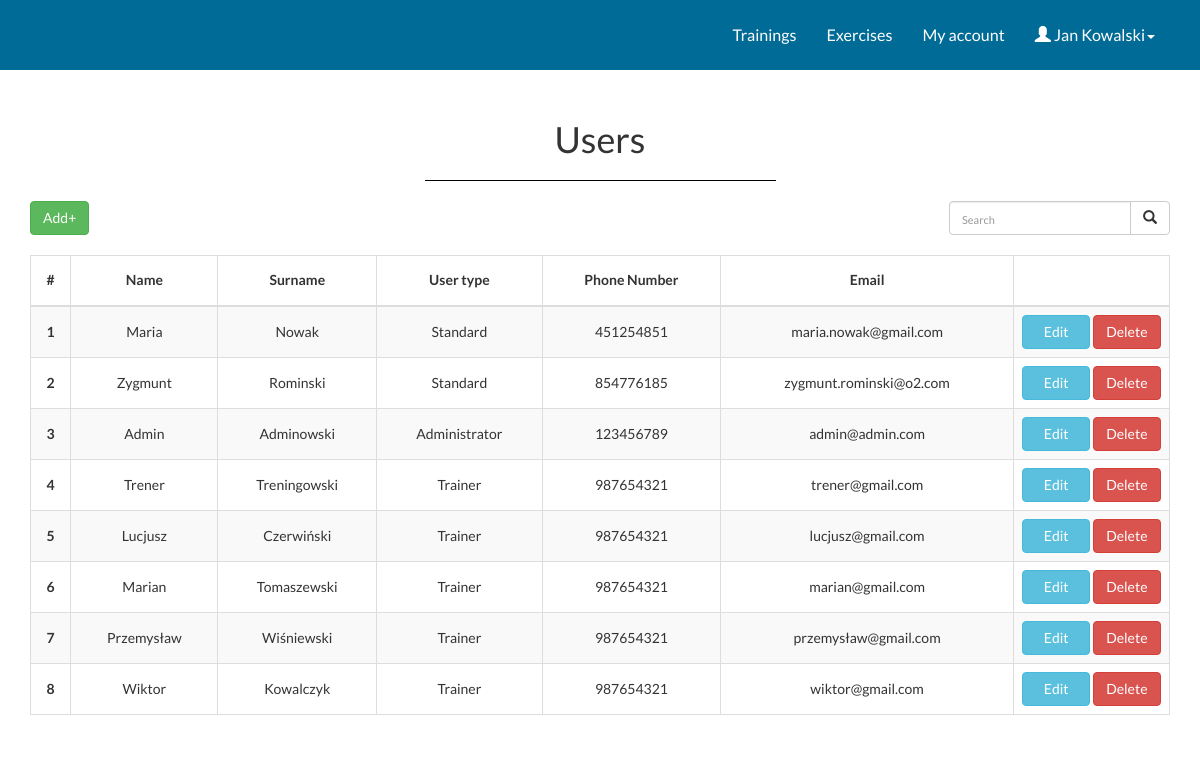
/users.php (signed in), run on the app's committed database.
### tables this page shows
CREATE TABLE Users
(
ID INTEGER NOT NULL AUTO_INCREMENT,
Name VARCHAR(20) NOT NULL,
Surname VARCHAR(50) NOT NULL,
Login VARCHAR(30) NOT NULL,
Password VARCHAR(30) NOT NULL,
User_type INTEGER,
Gender INTEGER NOT NULL,
Phone_number VARCHAR(15),
Email VARCHAR(50),
Height INTEGER,
Weight INTEGER,
CONSTRAINT Users_PK PRIMARY KEY (ID),
CONSTRAINT Users_Login_U UNIQUE (Login),
CONSTRAINT Users_Email_U UNIQUE (Email)
)DEFAULT CHARSET=utf8 COLLATE=utf8_polish_ci;

### users.php (the view, shortened to what this page needs)
<?php
$elements_on_page = 10;
if(isset($_GET['page']))
{
	$page = $_GET['page'];
}
else
{
	$page = 1;
}
require_once "connect.php";
?>
<!DOCTYPE html>
<html lang="pl">
<head>
	<link rel="stylesheet" href="https://maxcdn.bootstrapcdn.com/bootstrap/3.3.7/css/bootstrap.min.css">
 	<link rel="stylesheet" type="text/css" href="main.css">
</head>
<body>
 <?php include 'topbar.php';?>
 <div class="panel-heading">
   <div class="panel-title text-center">
      <h1 class="title">Users</h1>
    </div>
</div>
<div class="container">
<div class="row">
	<div class="col-xs-6">
		<button type="button" id="myBtn" class="btn btn-success">Add+</button><br/><br/>
	</div>
	<div class="col-xs-6 text-right">
<form class="navbar-form" style="margin: 0; padding-right: 0;" method="post" action="search_users.php">
	<div class="input-group add-on" style="text-align: right;">
		<input class="form-control" placeholder="Search" name="srch-term" id="srch-term" type="text" >
		<div class="input-group-btn">
			<button class="btn btn-default" type="submit" style="position: static;"><i class="glyphicon glyphicon-search"></i></button>
		</div>
	</div>
</form>
	</div>
</div>
<table class="table table-striped table-bordered table-responsive" >
  <thead>
    <tr>
      <th style="vertical-align: middle;">#</th>
      <th style="vertical-align: middle;">Name</th>
      <th style="vertical-align: middle;">Surname</th>
      <th style="vertical-align: middle;">User type</th>
      <th style="vertical-align: middle;">Phone Number</th>
      <th style="vertical-align: middle;">Email</th>
      <th class="buttons"></th>
    </tr>
  </thead>
<tbody>
<?php
$id_user = $_SESSION['id'];
try
{
	$connection = new mysqli($host, $db_user, $db_password, $db_name);
	if ($connection->connect_errno!=0)
	{
		throw new Exception(mysqli_connect_errno());
	}
	else
	{
		$result = $connection->query("SELECT ID, Name, Surname, User_type, Phone_number, Email FROM Users WHERE ID != '$id_user'");
		$i=1;
		while ($row = $result -> fetch_assoc())
		{
			$id = $row['ID'];
			$name = $row['Name'];
			$surname = $row['Surname'];
			$user_type = $row['User_type'];
			$phone_number = $row['Phone_number'];
			$email = $row['Email'];
			if($user_type == 1)
			{
				$user_type_word = 'Standard';
			}
			else if ($user_type == 2)
			{
				$user_type_word = 'Trainer';
			}
			else if ($user_type == 3)
			{
				$user_type_word = 'Administrator';
			}
			if($i>($page-1)*$elements_on_page && $i<=($page-1)*$elements_on_page+$elements_on_page)
			{
				echo "<tr style = \"vertical-align: middle;\">
				      <th style=\"vertical-align:middle;\" scope=\"row\">".$i."</th>
				      <td style=\"vertical-align:middle;\">".$name."</td>
				      <td style=\"vertical-align:middle;\">".$surname."</td>
				      <td style=\"vertical-align:middle;\">".$user_type_word."</td>
				      <td style=\"vertical-align:middle;\">".$phone_number."</td>
				      <td style=\"vertical-align:middle;\">".$email."</td>
				      <td style=\"vertical-align:middle;\">
				      <a href=\"edit_user.php?id_user=".$id."\" class=\"btn btn-info button-training\">Edit</a>
				      <a class=\"btn btn-danger button-training\" onclick = \"delete_user(".$id.")\" >Delete</a></td></tr>";
			}
			$i++;
		}
	}
}
catch(Exception $e)
{
	echo '<span style="color:red;">Server error</span>';
	echo '<br />Information for developers: '.$e;
}
?>
</tbody>
</table>
</div>
</body>
</html>

### main.css (style rules this page uses)
html, body { font-family: 'Lato', serif; background-color: #fff; }
input, input::-webkit-input-placeholder { font-size: 11px; padding-top: 3px; }
tr { height: 50px; }
th { text-align: center; margin-top: auto; margin-bottom: auto; vertical-align: middle; }
td { text-align: center; vertical-align: middle; margin-top: auto; margin-bottom: auto; }
.buttons { width: 156px; }
.button-training { width: 68px; }
.input-group-btn:last-child>.btn, .input-group-btn:last-child>.btn-group { z-index: none; margin-left: -1px; }
.input-group .form-control { position: static; }
.input-group-btn>.btn { position: static; }
.panel-heading { padding-bottom: 0; }

### data on the page
users: Name "Maria", Surname "Nowak", User_type "Standard", Phone_number "451254851", Email "maria.nowak@gmail.com"
users: Name "Zygmunt", Surname "Rominski", User_type "Standard", Phone_number "854776185", Email "zygmunt.rominski@o2.com"
users: Name "Admin", Surname "Adminowski", User_type "Administrator", Phone_number "123456789", Email "admin@admin.com"
users: Name "Trener", Surname "Treningowski", User_type "Trainer", Phone_number "987654321", Email "trener@gmail.com"
users: Name "Lucjusz", Surname "Czerwiński", User_type "Trainer", Phone_number "987654321", Email "lucjusz@gmail.com"
users: Name "Marian", Surname "Tomaszewski", User_type "Trainer", Phone_number "987654321", Email "marian@gmail.com"
users: Name "Przemysław", Surname "Wiśniewski", User_type "Trainer", Phone_number "987654321", Email "przemysław@gmail.com"
users: Name "Wiktor", Surname "Kowalczyk", User_type "Trainer", Phone_number "987654321", Email "wiktor@gmail.com"

### other printed values
$_SESSION["name"] "Jan"
$_SESSION["surname"] "Kowalski"
